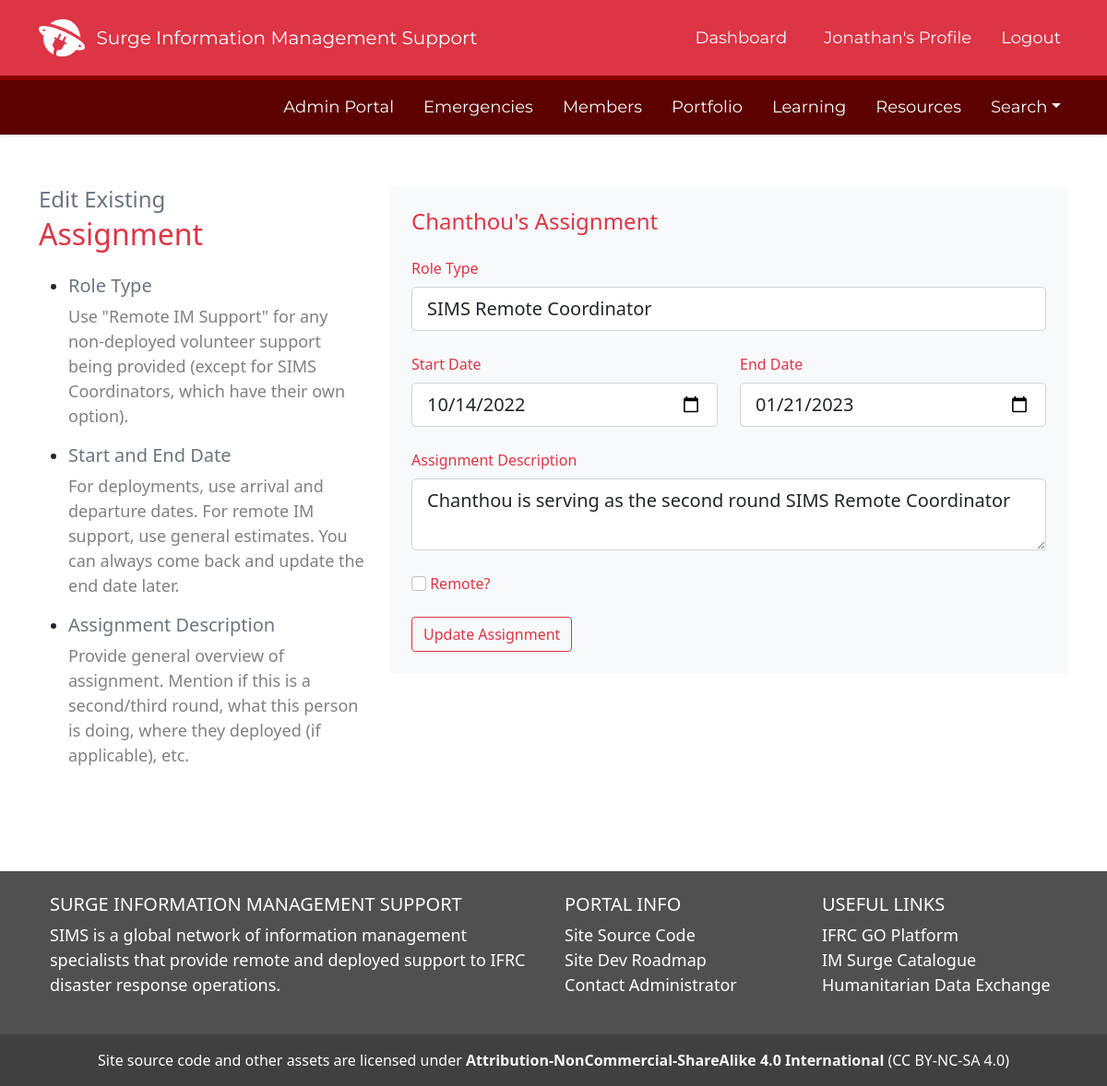
Screenshot of /assignment/edit/29 (signed in) with the database file from the repository.
### SIMS_Portal/models.py (models this page shows, shortened)
class User(db.Model, UserMixin):
	__tablename__ = 'user'
	id = db.Column(db.Integer, primary_key=True)
	firstname = db.Column(db.String(40), nullable=False)
	lastname = db.Column(db.String(40), nullable=False)
	status = db.Column(db.String(20), default='Pending')
	birthday = db.Column(db.Date)
	email = db.Column(db.String(120), unique=True, nullable=False)
	password = db.Column(db.String(60), nullable=False)
	molnix_id = db.Column(db.Integer)
	job_title = db.Column(db.String(120))
	unit = db.Column(db.String(120))
	bio = db.Column(db.Text)
	is_admin = db.Column(db.Boolean, default=False)
	roles = db.Column(db.String(1000))
	languages = db.Column(db.String(1000))
	image_file = db.Column(db.String(20), nullable=False, default='default.png')
	twitter = db.Column(db.String(120))
	slack_id = db.Column(db.String(120))
	github = db.Column(db.String(120))
	linked_in = db.Column(db.String(120))
	messaging_number_country_code = db.Column(db.Integer)
	messaging_number = db.Column(db.Integer)
	ns_id = db.Column(db.Integer, db.ForeignKey('nationalsociety.ns_go_id'))
	assignments = db.relationship('Assignment', backref='assigned_member')
	products = db.relationship('Portfolio', backref='creator', lazy=True)
	skills = db.relationship('Skill', secondary='user_skill', backref='members_with_skill')
	languages = db.relationship('Language', secondary='user_language', backref='members_with_language')
	badges = db.relationship('Badge', secondary='user_badge', backref='members_with_badge')
	working_groups = db.relationship('WorkingGroup', secondary='user_workinggroup', backref='members_with_workinggroup')
	created_at = db.Column(db.DateTime, server_default=func.now())
	updated_at = db.Column(db.DateTime, onupdate=func.now())
	fullname = column_property(firstname + " " + lastname)
	@hybrid_property
	def fullname(self):
		return self.firstname + " " + self.lastname

class Assignment(db.Model):
	__tablename__ = 'assignment'
	id = db.Column(db.Integer, primary_key=True)
	role = db.Column(db.String(100))
	start_date = db.Column(db.Date, nullable=False, default=datetime.utcnow)
	end_date = db.Column(db.Date, nullable=False)
	remote = db.Column(db.Boolean)
	assignment_details = db.Column(db.String(1000))
	assignment_status = db.Column(db.String(100), default='Active')
	availability = db.Column(db.String)
	products = db.relationship('Portfolio', backref='assignment', lazy=True)
	learning = db.relationship('Learning', backref='assignment', uselist=False)
	user_id = db.Column(db.Integer, db.ForeignKey('user.id'))
	emergency_id = db.Column(db.Integer, db.ForeignKey('emergency.id'), default=0)
	created_at = db.Column(db.DateTime, server_default=func.now())
	updated_at = db.Column(db.DateTime, onupdate=func.now())

### SIMS_Portal/assignments/routes.py (the view, shortened to what this page needs)
@assignments.route('/assignment/edit/<int:id>', methods=['GET', 'POST'])
@login_required
def edit_assignment(id):
	assignment_info = db.session.query(Assignment, User, Emergency).join(User).join(Emergency).filter(Assignment.id == id).first()
	form = UpdateAssignmentForm(role=assignment_info.Assignment.role, start_date=assignment_info.Assignment.start_date, end_date=assignment_info.Assignment.end_date, assignment_details=assignment_info.Assignment.assignment_details)
	this_assignment = db.session.query(Assignment).filter(Assignment.id==id).first()
	return render_template('assignment_edit.html', form=form, assignment_info=assignment_info)

### SIMS_Portal/assignments/forms.py
class UpdateAssignmentForm(FlaskForm):
	user_id = QuerySelectField('SIMS Member', query_factory=lambda:User.query.filter_by(status='Active'), get_label='fullname', allow_blank=True)
	emergency_id = QuerySelectField('Emergency', query_factory=lambda:Emergency.query.all(), get_label='emergency_name', allow_blank=True)
	role = SelectField("Role Type", choices=['', 'SIMS Remote Coordinator', 'FACT/CAP Information Management', 'Information Management Coordinator', 'Information Analyst', 'Primary Data Collection Officer', 'Mapping and Visualization Officer', 'Remote IM Support'])
	start_date = DateTimeField('Start Date', format='%Y-%m-%d')
	end_date = DateTimeField('End Date', format='%Y-%m-%d')
	remote = BooleanField('Remote?')
	assignment_details = TextAreaField('Assignment Description')
	submit = SubmitField('Update Assignment')

### SIMS_Portal/models.py (called while the page is built)
@login_manager.user_loader
def load_user(user_id):
	return User.query.get(int(user_id))

### SIMS_Portal/templates/assignment_edit.html (shortened to what this page needs)
{% extends "layout.html" %}
{% block content %}
<div class="container">
	<div class="row my-5">
		<div class="col-md-4">
			<h4 class="text-secondary mb-1">Edit Existing</h4>
			<h2 class="text-danger mb-4">Assignment</h2>
			<ul class="timeline">
				<li>
					<h5 class="text-secondary">Role Type</h5>
					<p id="sidebar-guidance">Use "Remote IM Support" for any non-deployed volunteer support being provided (except for SIMS Coordinators, which have their own option).</p>
				</li>
				<li>
					<h5 class="text-secondary">Start and End Date</h5>
					<p id="sidebar-guidance">For deployments, use arrival and departure dates. For remote IM support, use general estimates. You can always come back and update the end date later.</p>
				</li>
				<li>
					<h5 class="text-secondary">Assignment Description</h5>
					<p id="sidebar-guidance">Provide general overview of assignment. Mention if this is a second/third round, what this person is doing, where they deployed (if applicable), etc.</p>
				</li>
			</ul>
		</div>
		<div class="col">
			<form action="" method="POST" class="mx-auto p-4 bg-light text-light rounded-3" novalidate>
				<div class="row">
					<h4 class="text-danger pb-3">{{assignment_info.User.firstname}}'s Assignment</h4>
					<div class="col">
						<div class="form-group pb-4">
							{{ form.role.label(class="form-control-label pb-2 text-danger") }}
							{% if form.role.errors %}
								{{ form.role(class="form-control form-control-lg is-invalid") }}
									<div class="invalid-feedback">
										{% for error in form.role.errors %}
											<span>{{ error }}</span>
										{% endfor %}
									</div>
							{% else %}
								{{ form.role(class="form-control form-control-lg") }}
							{% endif %}
						</div>
					</div>
				</div>
				<div class="row">
					<div class="col-md-6">
						<div class="form-group pb-4">
							{{ form.start_date.label(class="form-control-label pb-2 text-danger") }}
							{% if form.start_date.errors %}
								{{ form.start_date(class="form-control form-control-lg is-invalid") }}
									<div class="invalid-feedback">
										{% for error in form.start_date.errors %}
											<span>{{ error }}</span>
										{% endfor %}
									</div>
							{% else %}
								{{ form.start_date(class="form-control form-control-lg datepicker", type="date") }}
							{% endif %}
						</div>
					</div>
					<div class="col">
							{{ form.end_date.label(class="form-control-label pb-2 text-danger") }}
							{% if form.end_date.errors %}
								{{ form.end_date(class="form-control form-control-lg is-invalid") }}
									<div class="invalid-feedback">
										{% for error in form.end_date.errors %}
										<span>{{ error }}</span>
										{% endfor %}
										</div>
							{% else %}
								{{ form.end_date(class="form-control form-control-lg datepicker", type="date") }}
							{% endif %}
					</div>
				</div>
					<div class="row">
						<div class="col">
							<div class="form-group pb-4">
								{{ form.assignment_details.label(class="form-control-label pb-2 text-danger") }}
								{% if form.assignment_details.errors %}
									{{ form.assignment_details(class="form-control form-control-lg is-invalid") }}
										<div class="invalid-feedback">
											{% for error in form.assignment_details.errors %}
												<span>{{ error }}</span>
											{% endfor %}
										</div>
								{% else %}
									{{ form.assignment_details(class="form-control form-control-lg") }}
								{% endif %}
							</div>
						</div>
						<div class="row">
							<div class="col-md-6 mb-4">
								{{ form.remote(class="form-check-input") }}
								{{ form.remote.label(class="form-check-label text-danger") }}
							</div>
						</div>
						</div>
				{{ form.submit(class="btn btn-outline-danger") }}
			</form>
		</div>
	</div>
</div>
{% endblock content %}

### SIMS_Portal/templates/layout.html (shortened to what this page needs)
<!DOCTYPE html>
<html lang="en">
<head>
	<link href="https://cdn.jsdelivr.net/npm/bootstrap@5.1.3/dist/css/bootstrap.min.css" rel="stylesheet">
	<link rel="stylesheet" type="text/css" href="https://cdn.datatables.net/1.12.1/css/jquery.dataTables.css">
	<link rel="stylesheet" type="text/css" href="{{ url_for('static', filename='css/main.css') }}">
	<link rel="stylesheet" href="https://cdn.jsdelivr.net/npm/bootstrap-icons@1.8.3/font/bootstrap-icons.css">
	<link rel="stylesheet" href="https://cdn.jsdelivr.net/npm/fullcalendar@5.11.0/main.min.css">
	<link rel="stylesheet" href="https://maxcdn.bootstrapcdn.com/font-awesome/4.7.0/css/font-awesome.min.css">
</head>
<body class="d-flex flex-column min-vh-100" data-spy="scroll" data-target=".card" data-offset="50">
	<header>
	<nav id="navbar_top" class="navbar navbar-expand-md navbar-dark bg-danger navbar-static-top py-3">
	 <div class="container">
		 <img src='/static/assets/img/SIMS-Logo-Dark.png' height='50px'>&nbsp &nbsp
		{% if current_user.is_authenticated %}
			<a class="navbar-brand" href="/dashboard" style="font-family: 'Montserrat';">Surge Information Management Support</a>
		{% else %}
			<a class="navbar-brand" href="/" style="font-family: 'Montserrat';">Surge Information Management Support</a>
		{% endif %}
	  <div class="collapse navbar-collapse" id="main_nav">
		<ul class="navbar-nav ms-auto">
			{% if current_user.is_authenticated %}
				{% if request.path == '/dashboard' %}
					<li class="nav-item px-3"><button type="button" class="btn btn-light" style="font-family: 'Montserrat';">Dashboard</button></li>
				{% else %}
					<li class="nav-item px-3"><a class="nav-link text-light" href="/dashboard" style="font-family: 'Montserrat';"> Dashboard </a></li>
				{% endif %}
				{% if '/profile_edit/' in request.path %}
				<li class="nav-item px-3"> </li>
				{% elif request.path == '/profile' %}
					<li class="nav-item px-2"><button type="button" class="btn btn-light" style="font-family: 'Montserrat';">{{ current_user.firstname }}'s Profile</button></li>
				{% else %}
				<li class="nav-item px-2"><a class="nav-link text-light" href="/profile" style="font-family: 'Montserrat';"> {{ current_user.firstname }}'s Profile </a></li>
				{% endif %}
				<li class="nav-item ps-2"><a class="nav-link text-light" href="/logout" style="font-family: 'Montserrat';"> Logout </a></li>
			{% endif %}
		</ul>
	  </div>
	</nav>
	{% if current_user.is_authenticated %}
	<nav id="navbar_top_login" class="navbar navbar-expand-sm box-shadow shadow-sm navbar-dark sticky-top mb-2">
	 <div class="container">
	  <div class="collapse navbar-collapse" id="main_nav">
			<ul class="navbar-nav ms-auto">
				{% if current_user.is_admin == 1 %}
					{% if '/admin_landing' in request.path %}
					<li class="nav-item px-2"><button type="button" class="btn btn-light" style="font-family: 'Montserrat';">Admin Portal</button></li>
					{% else %}
					<li class="nav-item px-2"><a class="nav-link text-light" href="/admin_landing" style="font-family: 'Montserrat';">Admin Portal</a></li>
					{% endif %}
				{% endif %}
				{% if '/emergencies/all' in request.path %}
					<li class="nav-item px-2"><button type="button" class="btn btn-light" style="font-family: 'Montserrat';">Emergencies</button></li>
				{% else %}
					<li class="nav-item px-2"><a class="nav-link text-light" href="{{ url_for('emergencies.view_all_emergencies')}}" style="font-family: 'Montserrat';">Emergencies</a></li>
				{% endif %}
				{% if '/members/all' in request.path %}
					<li class="nav-item px-2"><button type="button" class="btn btn-light" style="font-family: 'Montserrat';">Members</button></li>
				{% else %}
					<li class="nav-item px-2"><a class="nav-link text-light" href="{{ url_for('users.members_all')}}" style="font-family: 'Montserrat';">Members</a></li>
				{% endif %}
				{% if '/all_products' in request.path %}
					<li class="nav-item px-2"><button type="button" class="btn btn-light" style="font-family: 'Montserrat';">Portfolio</button></li>
				{% else %}
					<li class="nav-item px-2"><a class="nav-link text-light" href="{{ url_for('portfolios.all_products')}}" style="font-family: 'Montserrat';">Portfolio</a></li>
				{% endif %}
				{% if '/learning' in request.path %}
					<li class="nav-item px-2"><button type="button" class="btn btn-light" style="font-family: 'Montserrat';">Learning</button></li>
				{% else %}
					<li class="nav-item px-2"><a class="nav-link text-light" href="{{ url_for('main.learning')}}" style="font-family: 'Montserrat';">Learning</a></li>
				{% endif %}
				{% if '/resources' in request.path %}
					<li class="nav-item px-2"><button type="button" class="btn btn-light" style="font-family: 'Montserrat';">Resources</button></li>
				{% else %}
					<li class="nav-item px-2"><a class="nav-link text-light" href="{{ url_for('main.resources')}}" style="font-family: 'Montserrat';">Resources</a></li>
				{% endif %}
					<li class="nav-item dropdown ps-2 pl-3">
						<a class="nav-link dropdown-toggle text-light" href="#" id="navbarDropdown" role="button" data-toggle="dropdown" aria-haspopup="true" aria-expanded="false" style="font-family: 'Montserrat';">Search</a>
					</li>
			</ul>
		</div>
	  </div>
	</nav>
	{% endif %}
	</header>
	{% block content %}{% endblock %}
	<br><br>
	<footer class="text-white text-center text-lg-start mt-auto" style='background: #505050'>
	  <div class="container p-4">
		<div class="row">
		  <div class="col-lg-6 col-md-12 mb-4 mb-md-0">
			<h5 class="text-uppercase">Surge Information Management Support</h5>
			<p>
			  SIMS is a global network of information management specialists that provide remote and deployed support to IFRC disaster response operations.
			</p>
		  </div>
		  <div class="col-lg-3 col-md-6 mb-4 mb-md-0">
			<h5 class="text-uppercase">Portal Info</h5>
			<ul class="list-unstyled mb-0">
			  <li>
				<a href="https://github.com/JonathanGarro/SIMS-Portal-Neo" class="text-white">Site Source Code</a>
			  </li>
			  <li>
				<a href="https://trello.com/b/zzwVdwoY/sims-portal-development-roadmap" class="text-white">Site Dev Roadmap</a>
			  </li>
			  <li>
				<a href="#!" class="text-white">Contact Administrator</a>
			  </li>
			</ul>
		  </div>
		  <div class="col-lg-3 col-md-6 mb-4 mb-md-0">
			  <h5 class="text-uppercase">Useful Links</h5>
			  <ul class="list-unstyled mb-0">
				<li>
				  <a href="https://go.ifrc.org" class="text-white">IFRC GO Platform</a>
				</li>
				<li>
				  <a href="https://go.ifrc.org/deployments/catalogue/infoMgt" class="text-white">IM Surge Catalogue</a>
				</li>
				<li>
				  <a href="https://data.humdata.org" class="text-white">Humanitarian Data Exchange</a>
				</li>
			  </ul>
			</div>
		</div>
	  </div>
	  <div class="text-center p-3" style="background-color: rgba(0, 0, 0, 0.2);">
		Site source code and other assets are licensed under <a href='http://creativecommons.org/licenses/by-nc-sa/4.0/' class='text-light fw-bold'> Attribution-NonCommercial-ShareAlike 4.0 International</a> (CC BY-NC-SA 4.0)
	  </div>
	</footer>
</body>
</html>

### SIMS_Portal/static/css/main.css (style rules this page uses)
a { text-decoration: none; color: #df4759 }
a:link { text-decoration: none; color: #df4759 }
body { position: relative; }
p { font-size: 18px; }
li { font-size: 18px; }
#navbar_top_login { background: #5c0000 !important; }
#sidebar-guidance { font-size: 1em; color: grey }
#navbar_top { border-bottom: 5px solid #890000; }

### rows the page displays
User: firstname "Jonathan"
User: User.firstname "Chanthou"
Assignment: role "SIMS Remote Coordinator", start_date "10/14/2022", end_date "01/21/2023", assignment_details "Chanthou is serving as the second round SIMS Remote Coordinator"
